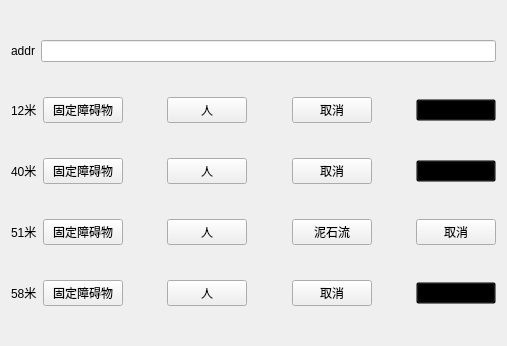
<?xml version="1.0" encoding="UTF-8"?>
<ui version="4.0">
 <class>Widget</class>
 <widget class="QWidget" name="Widget">
  <property name="geometry">
   <rect>
    <x>0</x>
    <y>0</y>
    <width>507</width>
    <height>346</height>
   </rect>
  </property>
  <property name="windowTitle">
   <string>Widget</string>
  </property>
  <layout class="QGridLayout" name="gridLayout">
   <item row="0" column="0">
    <layout class="QHBoxLayout" name="horizontalLayout_5">
     <item>
      <widget class="QLabel" name="label_2">
       <property name="text">
        <string>addr</string>
       </property>
      </widget>
     </item>
     <item>
      <widget class="QLineEdit" name="addr"/>
     </item>
    </layout>
   </item>
   <item row="1" column="0">
    <layout class="QHBoxLayout" name="horizontalLayout">
     <item>
      <widget class="QLabel" name="label">
       <property name="text">
        <string>12米</string>
       </property>
      </widget>
     </item>
     <item>
      <widget class="QPushButton" name="buttonGD12">
       <property name="text">
        <string>固定障碍物</string>
       </property>
       <property name="checkable">
        <bool>false</bool>
       </property>
      </widget>
     </item>
     <item>
      <spacer name="horizontalSpacer_4">
       <property name="orientation">
        <enum>Qt::Horizontal</enum>
       </property>
       <property name="sizeHint" stdset="0">
        <size>
         <width>40</width>
         <height>20</height>
        </size>
       </property>
      </spacer>
     </item>
     <item>
      <widget class="QPushButton" name="buttonR12">
       <property name="text">
        <string>人</string>
       </property>
      </widget>
     </item>
     <item>
      <spacer name="horizontalSpacer_3">
       <property name="orientation">
        <enum>Qt::Horizontal</enum>
       </property>
       <property name="sizeHint" stdset="0">
        <size>
         <width>40</width>
         <height>20</height>
        </size>
       </property>
      </spacer>
     </item>
     <item>
      <widget class="QPushButton" name="btCancel12">
       <property name="text">
        <string>取消</string>
       </property>
      </widget>
     </item>
     <item>
      <spacer name="horizontalSpacer_12">
       <property name="orientation">
        <enum>Qt::Horizontal</enum>
       </property>
       <property name="sizeHint" stdset="0">
        <size>
         <width>40</width>
         <height>20</height>
        </size>
       </property>
      </spacer>
     </item>
     <item>
      <widget class="QPushButton" name="btH1">
       <property name="styleSheet">
        <string notr="true">background:transparent;</string>
       </property>
       <property name="text">
        <string>push</string>
       </property>
      </widget>
     </item>
    </layout>
   </item>
   <item row="2" column="0">
    <layout class="QHBoxLayout" name="horizontalLayout_2">
     <item>
      <widget class="QLabel" name="label_8">
       <property name="text">
        <string>40米</string>
       </property>
      </widget>
     </item>
     <item>
      <widget class="QPushButton" name="buttonGD40">
       <property name="text">
        <string>固定障碍物</string>
       </property>
       <property name="checkable">
        <bool>false</bool>
       </property>
      </widget>
     </item>
     <item>
      <spacer name="horizontalSpacer">
       <property name="orientation">
        <enum>Qt::Horizontal</enum>
       </property>
       <property name="sizeHint" stdset="0">
        <size>
         <width>40</width>
         <height>20</height>
        </size>
       </property>
      </spacer>
     </item>
     <item>
      <widget class="QPushButton" name="buttonR40">
       <property name="text">
        <string>人</string>
       </property>
      </widget>
     </item>
     <item>
      <spacer name="horizontalSpacer_2">
       <property name="orientation">
        <enum>Qt::Horizontal</enum>
       </property>
       <property name="sizeHint" stdset="0">
        <size>
         <width>40</width>
         <height>20</height>
        </size>
       </property>
      </spacer>
     </item>
     <item>
      <widget class="QPushButton" name="btCancel40">
       <property name="text">
        <string>取消</string>
       </property>
      </widget>
     </item>
     <item>
      <spacer name="horizontalSpacer_8">
       <property name="orientation">
        <enum>Qt::Horizontal</enum>
       </property>
       <property name="sizeHint" stdset="0">
        <size>
         <width>40</width>
         <height>20</height>
        </size>
       </property>
      </spacer>
     </item>
     <item>
      <widget class="QPushButton" name="btH2">
       <property name="whatsThis">
        <string/>
       </property>
       <property name="styleSheet">
        <string notr="true">background:transparent;</string>
       </property>
       <property name="text">
        <string>push</string>
       </property>
      </widget>
     </item>
    </layout>
   </item>
   <item row="3" column="0">
    <layout class="QHBoxLayout" name="horizontalLayout_3">
     <item>
      <widget class="QLabel" name="label_9">
       <property name="text">
        <string>51米</string>
       </property>
      </widget>
     </item>
     <item>
      <widget class="QPushButton" name="buttonGD51">
       <property name="text">
        <string>固定障碍物</string>
       </property>
       <property name="checkable">
        <bool>false</bool>
       </property>
      </widget>
     </item>
     <item>
      <spacer name="horizontalSpacer_13">
       <property name="orientation">
        <enum>Qt::Horizontal</enum>
       </property>
       <property name="sizeHint" stdset="0">
        <size>
         <width>40</width>
         <height>20</height>
        </size>
       </property>
      </spacer>
     </item>
     <item>
      <widget class="QPushButton" name="buttonR51">
       <property name="text">
        <string>人</string>
       </property>
      </widget>
     </item>
     <item>
      <spacer name="horizontalSpacer_14">
       <property name="orientation">
        <enum>Qt::Horizontal</enum>
       </property>
       <property name="sizeHint" stdset="0">
        <size>
         <width>40</width>
         <height>20</height>
        </size>
       </property>
      </spacer>
     </item>
     <item>
      <widget class="QPushButton" name="buttonNSL51">
       <property name="text">
        <string>泥石流</string>
       </property>
      </widget>
     </item>
     <item>
      <spacer name="horizontalSpacer_6">
       <property name="orientation">
        <enum>Qt::Horizontal</enum>
       </property>
       <property name="sizeHint" stdset="0">
        <size>
         <width>40</width>
         <height>20</height>
        </size>
       </property>
      </spacer>
     </item>
     <item>
      <widget class="QPushButton" name="btCancel51">
       <property name="text">
        <string>取消</string>
       </property>
      </widget>
     </item>
    </layout>
   </item>
   <item row="4" column="0">
    <layout class="QHBoxLayout" name="horizontalLayout_4">
     <item>
      <widget class="QLabel" name="label_10">
       <property name="text">
        <string>58米</string>
       </property>
      </widget>
     </item>
     <item>
      <widget class="QPushButton" name="buttonGD58">
       <property name="text">
        <string>固定障碍物</string>
       </property>
       <property name="checkable">
        <bool>false</bool>
       </property>
      </widget>
     </item>
     <item>
      <spacer name="horizontalSpacer_9">
       <property name="orientation">
        <enum>Qt::Horizontal</enum>
       </property>
       <property name="sizeHint" stdset="0">
        <size>
         <width>40</width>
         <height>20</height>
        </size>
       </property>
      </spacer>
     </item>
     <item>
      <widget class="QPushButton" name="buttonR58">
       <property name="text">
        <string>人</string>
       </property>
      </widget>
     </item>
     <item>
      <spacer name="horizontalSpacer_5">
       <property name="orientation">
        <enum>Qt::Horizontal</enum>
       </property>
       <property name="sizeHint" stdset="0">
        <size>
         <width>40</width>
         <height>20</height>
        </size>
       </property>
      </spacer>
     </item>
     <item>
      <widget class="QPushButton" name="btCancel58">
       <property name="text">
        <string>取消</string>
       </property>
      </widget>
     </item>
     <item>
      <spacer name="horizontalSpacer_15">
       <property name="orientation">
        <enum>Qt::Horizontal</enum>
       </property>
       <property name="sizeHint" stdset="0">
        <size>
         <width>40</width>
         <height>20</height>
        </size>
       </property>
      </spacer>
     </item>
     <item>
      <widget class="QPushButton" name="btH3">
       <property name="whatsThis">
        <string/>
       </property>
       <property name="styleSheet">
        <string notr="true">background:transparent;</string>
       </property>
       <property name="text">
        <string>push</string>
       </property>
      </widget>
     </item>
    </layout>
   </item>
  </layout>
 </widget>
 <layoutdefault spacing="6" margin="11"/>
 <resources/>
 <connections/>
</ui>
